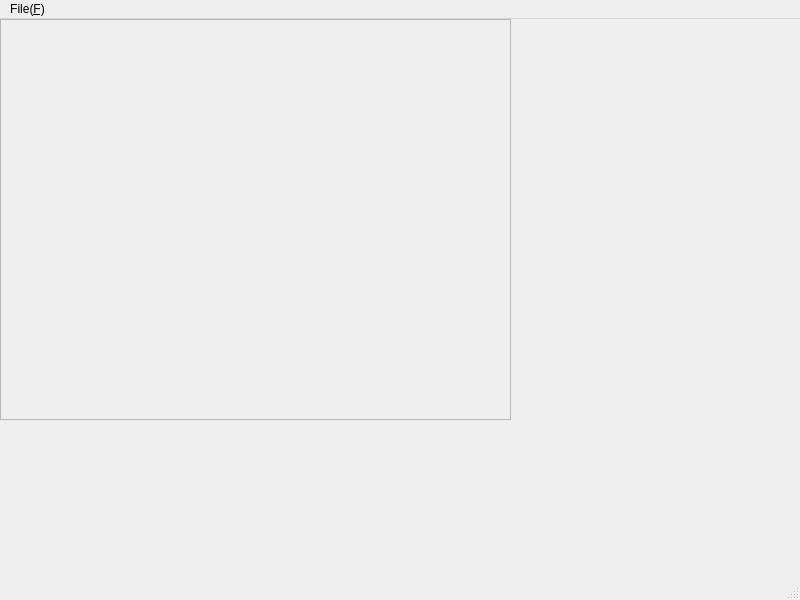
<?xml version="1.0" encoding="UTF-8"?>
<ui version="4.0">
 <class>BatchWindow</class>
 <widget class="QMainWindow" name="BatchWindow">
  <property name="geometry">
   <rect>
    <x>0</x>
    <y>0</y>
    <width>800</width>
    <height>600</height>
   </rect>
  </property>
  <property name="windowTitle">
   <string>MainWindow</string>
  </property>
  <widget class="QWidget" name="centralwidget">
   <widget class="QScrollArea" name="scrollArea">
    <property name="geometry">
     <rect>
      <x>0</x>
      <y>0</y>
      <width>511</width>
      <height>401</height>
     </rect>
    </property>
    <property name="widgetResizable">
     <bool>true</bool>
    </property>
    <widget class="QWidget" name="scrollAreaWidgetContents">
     <property name="geometry">
      <rect>
       <x>0</x>
       <y>0</y>
       <width>509</width>
       <height>399</height>
      </rect>
     </property>
    </widget>
   </widget>
  </widget>
  <widget class="QMenuBar" name="menubar">
   <property name="geometry">
    <rect>
     <x>0</x>
     <y>0</y>
     <width>800</width>
     <height>23</height>
    </rect>
   </property>
   <widget class="QMenu" name="menuFile_F">
    <property name="title">
     <string>File(&amp;F)</string>
    </property>
    <addaction name="actionOpen_New_Folder"/>
    <addaction name="actionOpen_New_Image"/>
    <addaction name="actionClear_All"/>
   </widget>
   <addaction name="menuFile_F"/>
  </widget>
  <widget class="QStatusBar" name="statusbar"/>
  <action name="actionOpen_New_Folder">
   <property name="text">
    <string>Open New Folder</string>
   </property>
  </action>
  <action name="actionOpen_New_Image">
   <property name="text">
    <string>Add New Image</string>
   </property>
  </action>
  <action name="actionClear_All">
   <property name="text">
    <string>Clear All</string>
   </property>
  </action>
 </widget>
 <resources/>
 <connections/>
</ui>
